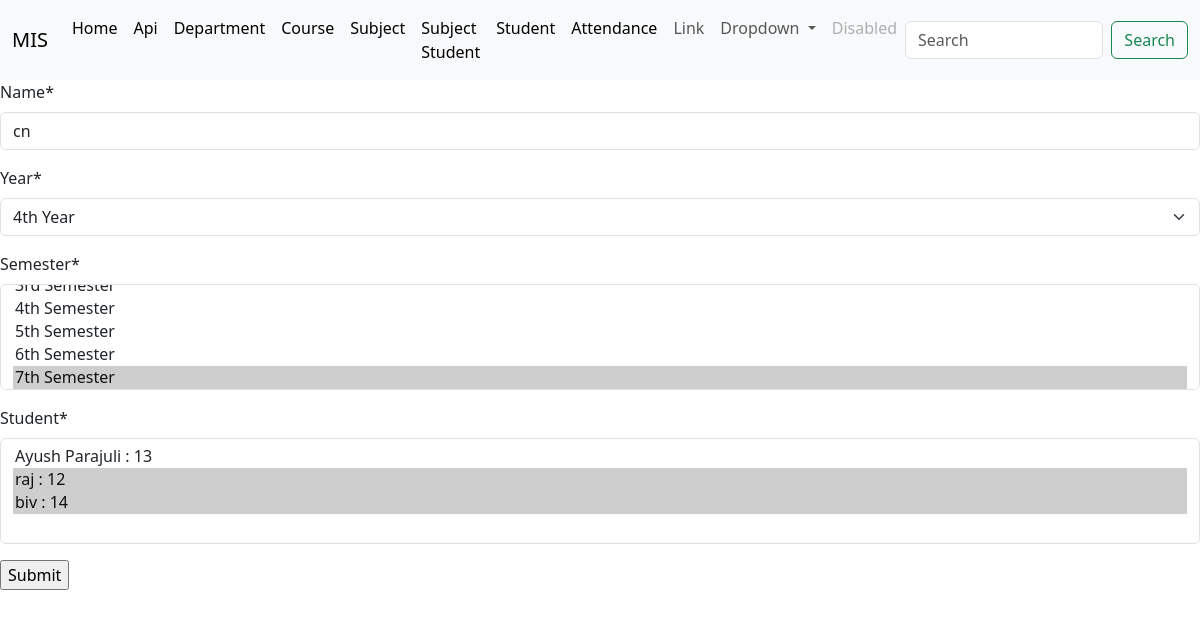
/subject_update/1, run on an earlier commit of the app's database.
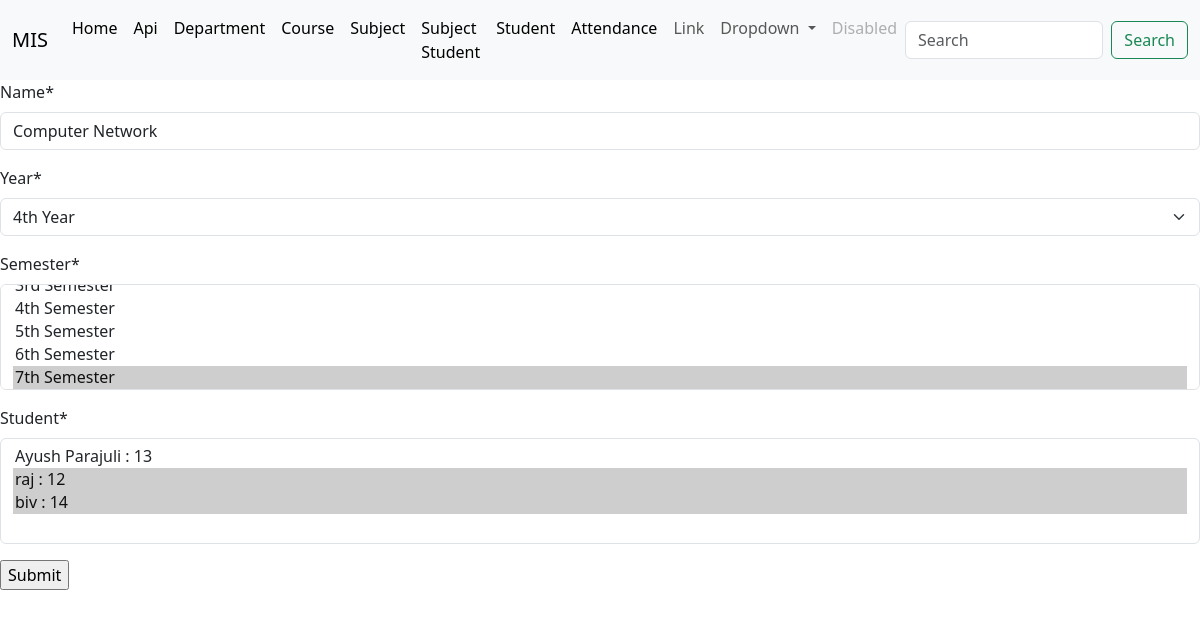
And on a later commit of the database.
### api/models.py (models this page shows, shortened)
class Subject(models.Model):
    name=models.CharField(max_length=100,unique=True)
    year=models.ForeignKey(Year,on_delete=models.CASCADE)
    semester=models.ManyToManyField(Semester)
    student = models.ManyToManyField(Student)

class Semester(models.Model):
    name=models.CharField( max_length=50,choices=(
        ('1st Semester','1st Semester'),
        ('2nd Semester','2nd Semester'),
        ('3rd Semester','3rd Semester'),
        ('4th Semester','4th Semester'),
        ('5th Semester','5th Semester'),
        ('6th Semester','6th Semester'),
        ('7th Semester','7th Semester'),
        ('8th Semester','8th Semester'),
        ('Pass out','Pass out'),
        ),unique=True)
    year=models.ForeignKey(Year,on_delete=models.CASCADE)
    def __str__(self):
        return self.name

### Home/views.py (the view)
# urls.py: path('subject_update/<int:id>', views.update_subject, name='subject_update'),
def update_subject(request, id):
    subject = Subject.objects.get(pk=id)
    if request.method == 'POST':
        form = SubjectForm(request.POST, instance=subject)
        if form.is_valid():
            form.save()
            messages.success(request, 'Subject has been updated successfully')
            return redirect('/subject')
        else:
            messages.error(request, 'Subject could not be updated')
    else:
        form = SubjectForm(instance=subject)
    context = {
        'form': form,
        'subject': subject
    }
    return render(request, 'update_subject.html', context)

### Home/forms.py
class SubjectForm(forms.ModelForm):
    class Meta:
        model = api.Subject
        fields = "__all__"

### api/models.py (called while the page is built)
    def __str__(self):
        return self.year

    def __str__(self):
        return self.name +' : '+self.roll_no

### templates/update_subject.html (shortened to what this page needs)
{% extends 'base.html' %}
{%load crispy_forms_tags %}
{% block body %}
<form action = "" method = "post">
    {{form |crispy }}
    <input type="submit" value="Submit">
</form>
{% endblock body %}

What changed in the data, as far as the page shows it:
changed Subject: name "cn" → "Computer Network"
